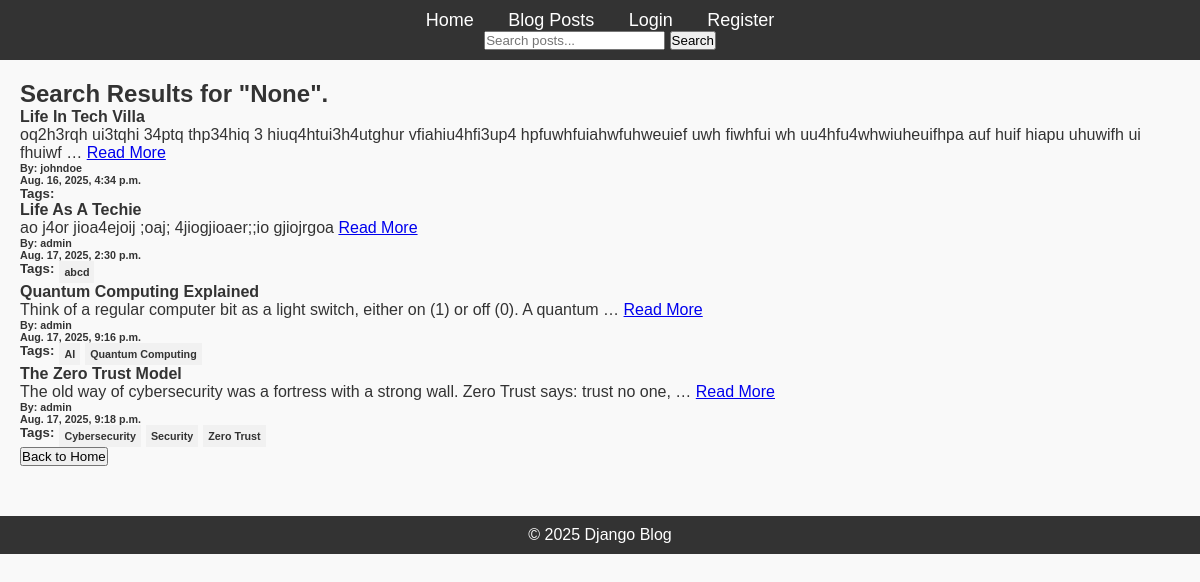
The app's page /blog/post/search, older data.
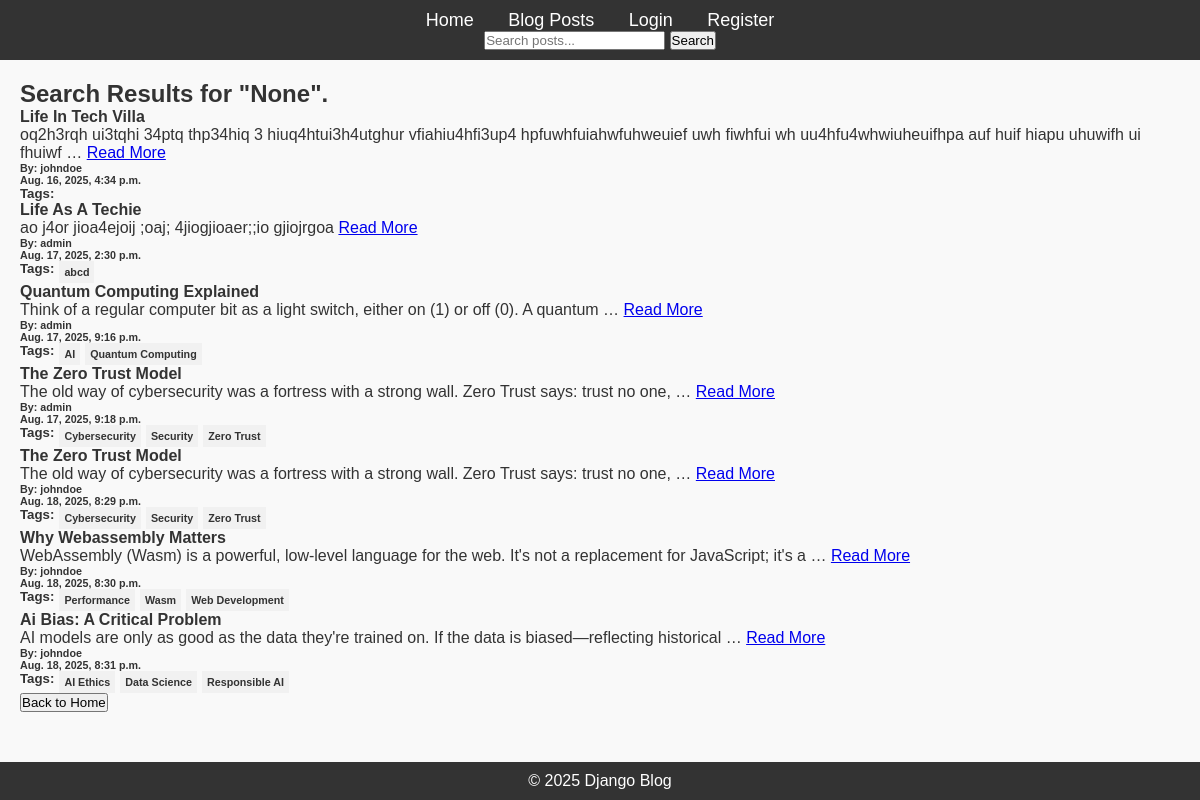
The same page, newer data.
### blog/models.py (models this page shows)
class Post(models.Model):
    title = models.CharField(max_length=200)
    content = models.TextField()
    published_date = models.DateTimeField(auto_now_add=True)
    author = models.ForeignKey(User, on_delete=models.CASCADE)
    tags = TaggableManager()

### blog/views.py (the view)
# urls.py: path('post/search', post_search_view, name='search')
def post_search_view(request):
    query = request.GET.get('q')
    posts = Post.objects.all()
    if query:
        posts = Post.objects.filter(Q(title__icontains=query) |
            Q(content__icontains=query) |
            Q(author__username__icontains=query) |
            Q(tags__name__icontains=query)
        ).distinct()
    context = {
        'query': query,
        'posts': posts,
    }
    return render(request, 'blog/search.html', context)

### blog/templates/blog/search.html (shortened to what this page needs)
{% extends 'blog/base.html' %}
{% block content %}
    {% if posts %}
        <h2>Search Results for "{{ query }}".</h2>
        {% include 'blog/posts.html' %}
    {% endif %}
{% endblock %}

### blog/templates/blog/posts.html
<ul>
    {% for post in posts %}
      <li style="list-style: none;">
            <h4>{{ post.title|title }}</h4>
            <p>
                {{post.content|truncatewords:18}} <a href="{% url 'viewing_post' pk=post.id %}">Read More</a>
            </p>
            <h6>By: {{ post.author}}</h6>
            <h6>{{ post.published_date}}</h6>
              <ul style="display: flex;">
                <h5>Tags:</h5>
                {% for i in post.tags.all %}
                  <h6 style="background-color: #f1f1f1; margin-left: 5px; padding: 5px;">{{ i }}</h6>
                {% endfor %}
              </ul>
      </li>
    {% endfor %}
    <a href="{% url 'home' %}">
        <button>Back to Home</button>
    </a>
</ul>

Row changes from the older to the newer data that the page shows:
added Post: title "The Zero Trust Model", content "The old way of cybersecurity was a fortress with a strong wall. Zero Trust says: trust no one, …", author "johndoe", published_date "Aug. 18, 2025, 8:29 p.m.", Tag (name "Cybersecurity"), Tag (name "Security"), Tag (name "Zero Trust")
added Post: title "Why Webassembly Matters", content "WebAssembly (Wasm) is a powerful, low-level language for the web. It's not a replacement for JavaScript; it's a …", author "johndoe", published_date "Aug. 18, 2025, 8:30 p.m."
added Tag: name "Performance", shown under "Why Webassembly Matters"
added Tag: name "Wasm", shown under "Why Webassembly Matters"
added Tag: name "Web Development", shown under "Why Webassembly Matters"
added Post: title "Ai Bias: A Critical Problem", content "AI models are only as good as the data they're trained on. If the data is biased—reflecting historical …", author "johndoe", published_date "Aug. 18, 2025, 8:31 p.m."
added Tag: name "AI Ethics", shown under "Ai Bias: A Critical Problem"
added Tag: name "Data Science", shown under "Ai Bias: A Critical Problem"
added Tag: name "Responsible AI", shown under "Ai Bias: A Critical Problem"
